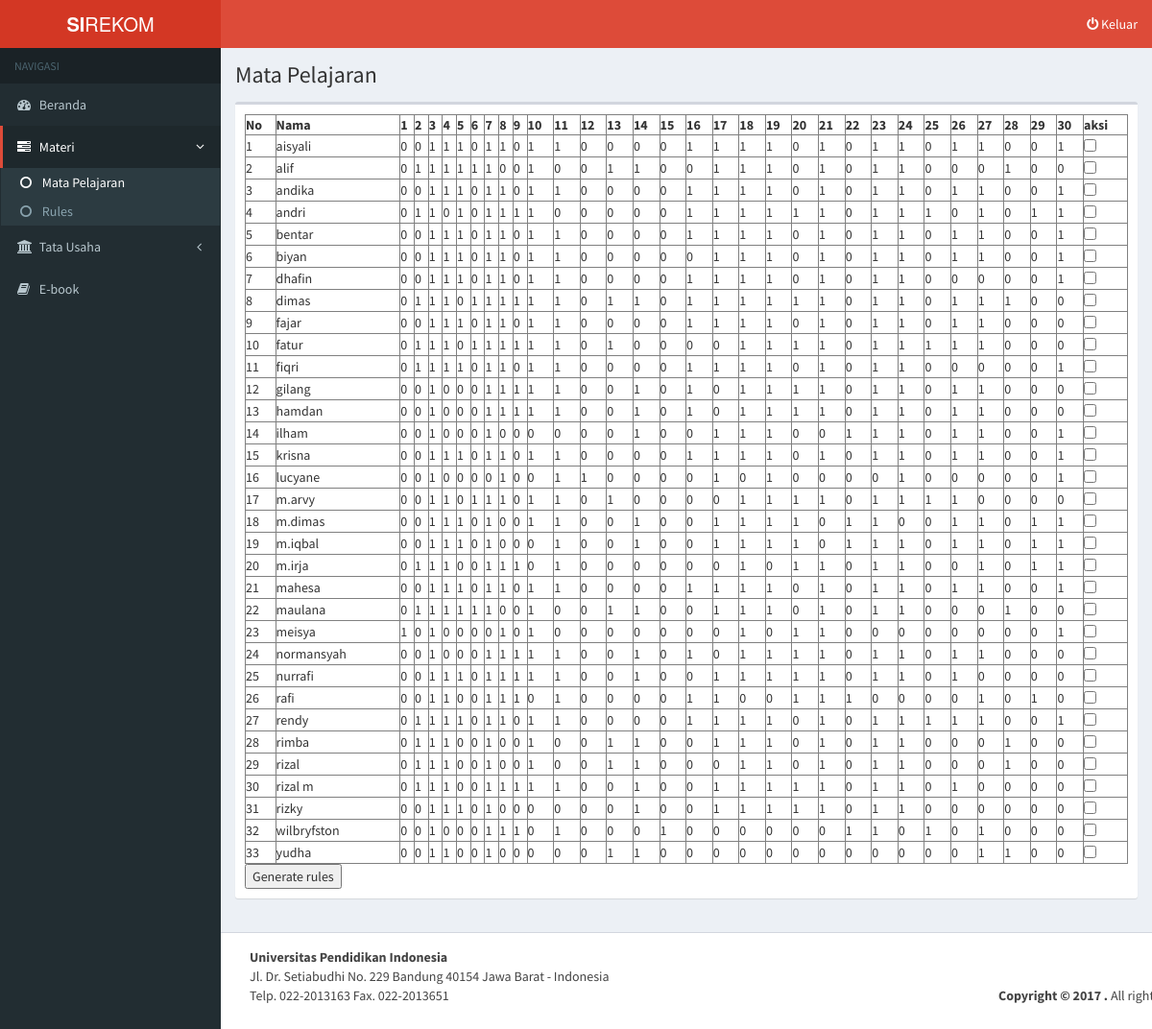
/guru/detail_matpel/1, run on the app's committed database.
### tables this page shows
CREATE TABLE IF NOT EXISTS `r_siswa_matpel` (
`id_siswa_matpel` int(11) NOT NULL,
  `id_siswa` int(11) NOT NULL,
  `id_matpel_tingkat_kelas` int(11) NOT NULL
);

CREATE TABLE IF NOT EXISTS `t_siswa` (
`id_siswa` int(11) NOT NULL,
  `nama_siswa` varchar(200) NOT NULL,
  `nis` varchar(20) NOT NULL,
  `id_kelas` int(11) NOT NULL
);

### application/controllers/guru.php (called while the page is built, shortened)
<?php if ( ! defined('BASEPATH')) exit('No direct script access allowed');
class Guru extends CI_Controller {
  public function __construct (){
    $this->load->model ('m_guru');
    $this->load->helper('file');
    $this->load->library('pagination');
  }
  public function detail_matpel($id){
    $data['id_matpel'] = $id;
    $data['sup'] = $this->m_guru->get_support($id)->result_array();
    $data['conf'] = $this->m_guru->get_confidence($id)->result_array();
    $cek = $this->input->post('cek');
    if($cek == 1){
      $conf = $this->input->post('confidence');
      $sup = $this->input->post('support');
    }else{
      $conf = 0;
      $sup = 0;
    }
    $data['rules'] = $this->m_guru->get_rules($id, $sup, $conf)->result_array();
    $data['status'] = 0;
    $data['minConf'] = $conf;
    $data['minSup'] = $sup;
    $data['id_rules'] = $this->m_guru->get_id_rules($id)->result_array();
    $data['id_siswa'] = $this->m_guru->get_siswa_matpel($id)->result_array();
    $this->load->view('guru/detail_matpel', $data);
  }
}

### index.php (called while the page is built, shortened)
<?php
require_once BASEPATH.'core/CodeIgniter.php';

### application/models/m_guru.php (called while the page is built, shortened)
<?php
class m_guru extends CI_Model {
    function get_support($id){
        $this->db->select('minSup');
        $this->db->from('t_rules');
        $this->db->where('id_matpel_tingkat_kelas', $id);
        $this->db->group_by("minSup");
        return $this->db->get();
    }
    function get_confidence($id){
        $this->db->select('minConf');
        $this->db->from('t_rules');
        $this->db->where('id_matpel_tingkat_kelas', $id);
        $this->db->group_by("minConf");
        return $this->db->get();
    }
    function get_id_rules_by_sup_conf($id, $sup, $conf){
        $this->db->select('*');
        $this->db->from('t_rules');
        $this->db->where('id_matpel_tingkat_kelas', $id);
        $this->db->where('minSup', $sup);
        $this->db->where('minConf', $conf);
        return $this->db->get();
    }
    function get_rules($id, $sup, $conf){
        $this->db->select('*');
        $this->db->from('t_detail_rules dr');
        $this->db->join('t_rules r', 'r.id_rules = dr.id_rules');
        $this->db->where('r.minSup', $sup);
        $this->db->where('r.minConf', $conf);
        $this->db->where('r.id_matpel_tingkat_kelas', $id);
        return $this->db->get();
    }
    function get_id_tk_jurusan($id_mapel){
        $this->db->select('id_tk_jurusan');
        $this->db->from('r_matpel_tingkat_kelas');
        $this->db->where('id_matpel_tingkat_kelas', $id_mapel);
        return $this->db->get();
    }
    function get_rule_aktif_by_id_tk_jurusan($id){
        $this->db->select('id_rules');
        $this->db->from('r_rule_aktif');
        $this->db->where('id_tk_jurusan', $id);
        return $this->db->get();
    }
    function get_id_rules($id){
        $this->db->select('id_rules');
        $this->db->from('t_rules');
        $this->db->where('id_matpel_tingkat_kelas', $id);
        return $this->db->get();
    }
    function get_siswa_matpel($id){
        $this->db->select('*');
        $this->db->from('r_siswa_matpel sm');
        $this->db->join('t_siswa s', 's.id_siswa = sm.id_siswa');
        $this->db->join('r_matpel_tingkat_kelas mtk', 'mtk.id_matpel_tingkat_kelas = sm.id_matpel_tingkat_kelas');
        $this->db->join('r_tk_jurusan tj', 'mtk.id_tk_jurusan = tj.id_tk_jurusan');
        $this->db->join('t_mata_pelajaran p', 'p.id_mata_pelajaran = mtk.id_mata_pelajaran');
        $this->db->join('t_tingkat_kelas tk', 'tk.id_tingkat_kelas = tj.id_tingkat_kelas');
        $this->db->join('t_jurusan j', 'j.id_jurusan = tj.id_jurusan');
        $this->db->where('sm.id_matpel_tingkat_kelas', $id);
        return $this->db->get();
    }
    function get_dataset_tersedia($id){
        $this->db->select('skor');
        $this->db->from('t_jawaban');
        $this->db->where('id_siswa', $id);
        return $this->db->get();
    }
}

### application/views/guru/detail_matpel.php (the view, shortened to what this page needs)
<!DOCTYPE html>
<html>
<head>
  <link href="<?php echo base_url ()?>assets/bootstrap/css/bootstrap.min.css" rel='stylesheet' type='text/css'>
  <link href="<?php echo base_url ()?>assets/dist/css/AdminLTE.min.css" rel='stylesheet' type='text/css'>
  <link href="<?php echo base_url ()?>assets/dist/css/custom.css" rel='stylesheet' type='text/css'>
  <link href="<?php echo base_url ()?>assets/dist/css/font-awesome.min.css" rel='stylesheet' type='text/css'>
  <link href="<?php echo base_url ()?>assets/dist/css/skins/_all-skins.min.css" rel='stylesheet' type='text/css'>
  <link href="<?php echo base_url ()?>assets/plugins/datatables/dataTables.bootstrap.css" rel='stylesheet' type='text/css'>
</head>
<body class="hold-transition skin-red sidebar-mini">
<div class="wrapper">
  <header class="main-header">
    <a href="<?php echo site_url('home')?>" class="logo">
      <span class="logo-lg"><b>SI</b>REKOM</span>
    </a>
    <nav class="navbar navbar-static-top">
      <div class="navbar-custom-menu">
        <ul class="nav navbar-nav">
          <li>
            <a href="<?php echo site_url('login/logout')?>"><i class="fa fa-power-off"></i> Keluar</a>
          </li>
        </ul>
      </div>
    </nav>
  </header>
  <aside class="main-sidebar">
    <section class="sidebar">
      <ul class="sidebar-menu">
        <li class="header">NAVIGASI</li>
        <li>
          <a href="<?php echo site_url('guru')?>">
            <i class="fa fa-dashboard"></i> <span>Beranda</span>
          </a>
        </li>
        <li class="treeview active">
          <a href="#">
            <i class="fa fa-tasks"></i>
            <span>Materi</span>
            <span class="pull-right-container">
              <i class="fa fa-angle-left pull-right"></i>
            </span>
          </a>
          <ul class="treeview-menu">
            <li class="active"><a href="<?php echo site_url('guru/mata_pelajaran')?>"><i class="fa fa-circle-o"></i> Mata Pelajaran</a></li>            <li><a href=""><i class="fa fa-circle-o"></i> Rules</a></li>
          </ul>
        </li>
        <li class="treeview">
          <a href="#">
            <i class="fa fa-institution"></i>
            <span>Tata Usaha</span>
            <span class="pull-right-container">
              <i class="fa fa-angle-left pull-right"></i>
            </span>
          </a>
        </li>
        <li>
          <a href="">
            <i class="fa fa-book"></i> <span>E-book</span>
          </a>
        </li>
      </ul>
    </section>
  </aside>
  <div class="content-wrapper">
    <section class="content-header">
      <h1>
        Mata Pelajaran
      </h1>
    </section>
    <section class="content">
      <div class="row">
        <div class="col-md-12">
          <div class="box">
            <div class="box-body">
              <form action="<?php echo site_url('guru/setting_association_rule') ?>" method="post" enctype="multipart/form-data">
                <table border="1px" width="100%">
                  <thead>
                    <th>No</th>
                    <th>Nama</th>
                    <?php
                      for($i=1;$i<31;$i++){
                        echo "<th>$i</th>";
                      }
                    ?>
                    <th>aksi</th>
                  </thead>
                  <tbody>
                    <?php $i=1; ?>
                      <?php if(count($id_siswa) < 1){ ?>
                        <tr>
                          <td colspan="33" align="center"><i>belum ada data</i></td>
                        </tr>
                      <?php }else{ ?>
                        <?php foreach($id_siswa as $id){ ?>
                          <?php
                            $siswa = $this->m_guru->get_dataset_tersedia($id['id_siswa'])->result_array();
                          ?>
                            <tr>
                              <td><?php echo $i; ?></td>
                              <td><?php echo $id['nama_siswa']; ?></td>
                              <?php foreach ($siswa as $sis) {?>
                              <td><?php echo $sis['skor']; ?></td>
                              <?php }?>
                              <td>
                                <?php if(count($siswa) > 0){ ?>
                                  <input type="checkbox" name="id_siswa[]"  value="<?php echo $id['id_siswa'] ?>">
                                <?php }else{ ?>
                                <?php } ?>
                              </td>
                            </tr>
                        <?php $i++;}?>
                      <?php }?>
                   </tbody>
                </table>
                <?php if(count($id_siswa) > 0){ ?>
                  <input class="button" type="submit" value="Generate rules" name="Simpan">
                <?php } ?>
                </form>
            </div>
          </div>
        </div>
      </div>
    </section>
  </div>
    <footer class="main-footer">
    <div class="container">
      <div class="row">
        <div class="col-md-8">
          <p><strong>Universitas Pendidikan Indonesia</strong><br>Jl. Dr. Setiabudhi No. 229 Bandung 40154 Jawa Barat - Indonesia<br>Telp. 022-2013163 Fax. 022-2013651</p>
        </div>
        <div class="col-md-4">
          <br><br>
          <strong>Copyright &copy; 2017 .</strong> All rights
          reserved.
        </div>
      </div>
    </div>
  </footer>
</div>
</body>
</html>

### data on the page
r_siswa_matpel: id_siswa.nama_siswa "aisyali", skor "0", skor "1"
r_siswa_matpel: id_siswa.nama_siswa "alif", skor "0", skor "1"
r_siswa_matpel: id_siswa.nama_siswa "andika", skor "0", skor "1"
r_siswa_matpel: id_siswa.nama_siswa "andri", skor "0", skor "1"
r_siswa_matpel: id_siswa.nama_siswa "bentar", skor "0", skor "1"
r_siswa_matpel: id_siswa.nama_siswa "biyan", skor "0", skor "1"
r_siswa_matpel: id_siswa.nama_siswa "dhafin", skor "0", skor "1"
r_siswa_matpel: id_siswa.nama_siswa "dimas", skor "0", skor "1"
r_siswa_matpel: id_siswa.nama_siswa "fajar", skor "0", skor "1"
r_siswa_matpel: id_siswa.nama_siswa "fatur", skor "0", skor "1"
r_siswa_matpel: id_siswa.nama_siswa "fiqri", skor "0", skor "1"
r_siswa_matpel: id_siswa.nama_siswa "gilang", skor "0", skor "1"
r_siswa_matpel: id_siswa.nama_siswa "hamdan", skor "0", skor "1"
r_siswa_matpel: id_siswa.nama_siswa "ilham", skor "0", skor "1"
r_siswa_matpel: id_siswa.nama_siswa "krisna", skor "0", skor "1"
r_siswa_matpel: id_siswa.nama_siswa "lucyane", skor "0", skor "1"
r_siswa_matpel: id_siswa.nama_siswa "m.arvy", skor "0", skor "1"
r_siswa_matpel: id_siswa.nama_siswa "m.dimas", skor "0", skor "1"
r_siswa_matpel: id_siswa.nama_siswa "m.iqbal", skor "0", skor "1"
r_siswa_matpel: id_siswa.nama_siswa "m.irja", skor "0", skor "1"
r_siswa_matpel: id_siswa.nama_siswa "mahesa", skor "0", skor "1"
r_siswa_matpel: id_siswa.nama_siswa "maulana", skor "0", skor "1"
r_siswa_matpel: id_siswa.nama_siswa "meisya", skor "1", skor "0"
r_siswa_matpel: id_siswa.nama_siswa "normansyah", skor "0", skor "1"
r_siswa_matpel: id_siswa.nama_siswa "nurrafi", skor "0", skor "1"
r_siswa_matpel: id_siswa.nama_siswa "rafi", skor "0", skor "1"
r_siswa_matpel: id_siswa.nama_siswa "rendy", skor "0", skor "1"
r_siswa_matpel: id_siswa.nama_siswa "rimba", skor "0", skor "1"
r_siswa_matpel: id_siswa.nama_siswa "rizal", skor "0", skor "1"
r_siswa_matpel: id_siswa.nama_siswa "rizal m", skor "0", skor "1"
r_siswa_matpel: id_siswa.nama_siswa "rizky", skor "0", skor "1"
r_siswa_matpel: id_siswa.nama_siswa "wilbryfston", skor "0", skor "1"
r_siswa_matpel: id_siswa.nama_siswa "yudha", skor "0", skor "1"
